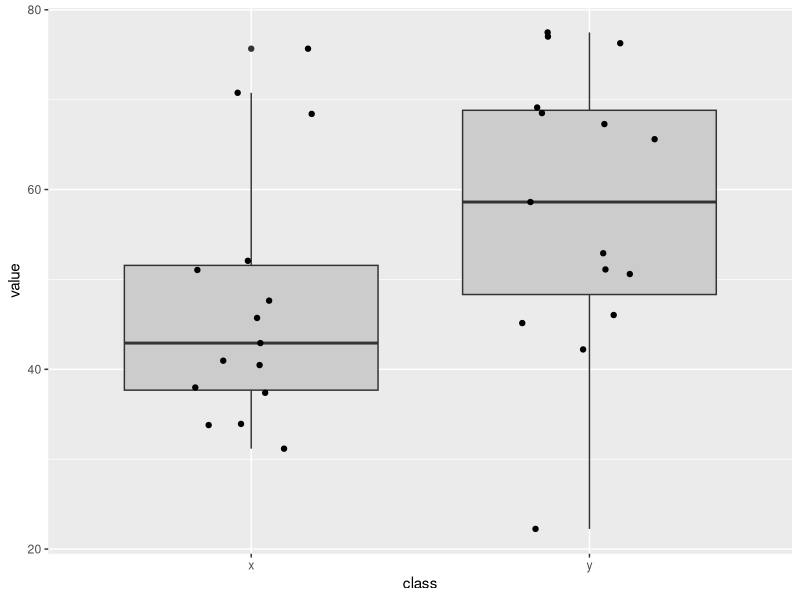
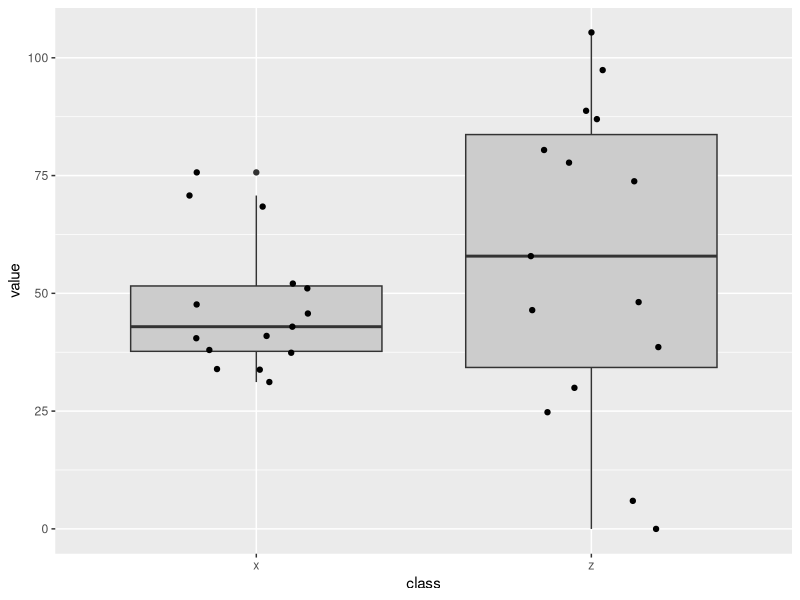
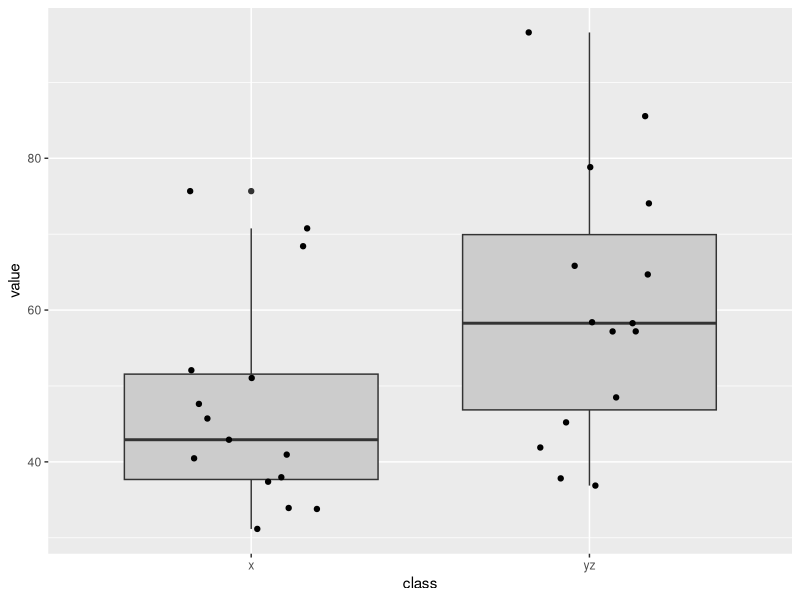
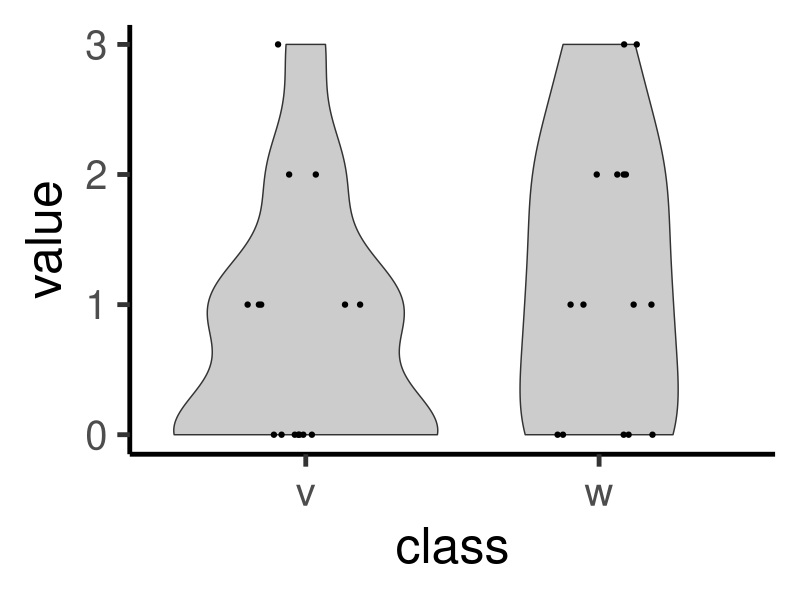

Generate these figures, in order, with R:
library(conflicted)
library(tidyverse)


## Generate Gaussian distributions
set.seed(5)
n = 15

x = rnorm(n, mean = 50, sd = 15)
y = rnorm(n, mean = 55, sd = 15)  # same variance but different mean
z = rnorm(n, mean = 50, sd = 25)  # same mean but different mean
yz = rnorm(n, mean = 60, sd = 25)  # different variance and mean


## x vs y
df = data.frame(x, y) |>
  pivot_longer(1:2, names_to = "class", values_to = "value")
ggplot(df) +
  aes(class, value) +
  geom_boxplot(fill = "#cccccc") +
  geom_jitter(width = 0.2, height = 0)

### welch's t-test
t.test(x, y, var.equal = FALSE)

### x and y variances are equal
var.test(x, y)  # p<0.05 means two variables have different variances
t.test(x, y, var.equal = TRUE)


## x vs z
df = data.frame(x, z) |>
  pivot_longer(1:2, names_to = "class", values_to = "value")
ggplot(df) +
  aes(class, value) +
  geom_boxplot(fill = "#cccccc") +
  geom_jitter(width = 0.2, height = 0)

### welch's t-test
t.test(x, z, var.equal = FALSE)

### x and y variances are not equal
var.test(x, z)  # p<0.05 means two variables have different variances
t.test(x, z, var.equal = TRUE)  # Student t-test is not appropriate


## x vs yz
df = data.frame(x, yz) |>
  pivot_longer(1:2, names_to = "class", values_to = "value")
ggplot(df) +
  aes(class, value) +
  geom_boxplot(fill = "#cccccc") +
  geom_jitter(width = 0.2, height = 0)

### welch's t-test
t.test(x, yz, var.equal = FALSE)

### x and y variances are not equal
var.test(x, yz)  # p<0.05 means two variables have different variances
t.test(x, yz, var.equal = TRUE)  # Student t-test is not appropriate


## Generate non-Gaussian distributions
set.seed(5)
n = 15

v = rbinom(n, size = 5, prob = 0.2)  # no Gaussian distribution
w = rbinom(n, size = 5, prob = 0.25)  # no Gaussian distribution

## v vs w
df = data.frame(v, w) |>
  pivot_longer(1:2, names_to = "class", values_to = "value")
ggplot(df) +
  aes(class, value) +
  geom_violin(fill = "#cccccc") +
  geom_jitter(width = 0.2, height = 0) +
  theme_classic(base_size = 36)

### welch's t-test
t.test(x, yz, var.equal = FALSE)

### v and w are no Gaussian distribution
shapiro.test(v)
shapiro.test(w)
var.test(v, w)
wilcox.test(v, w)
